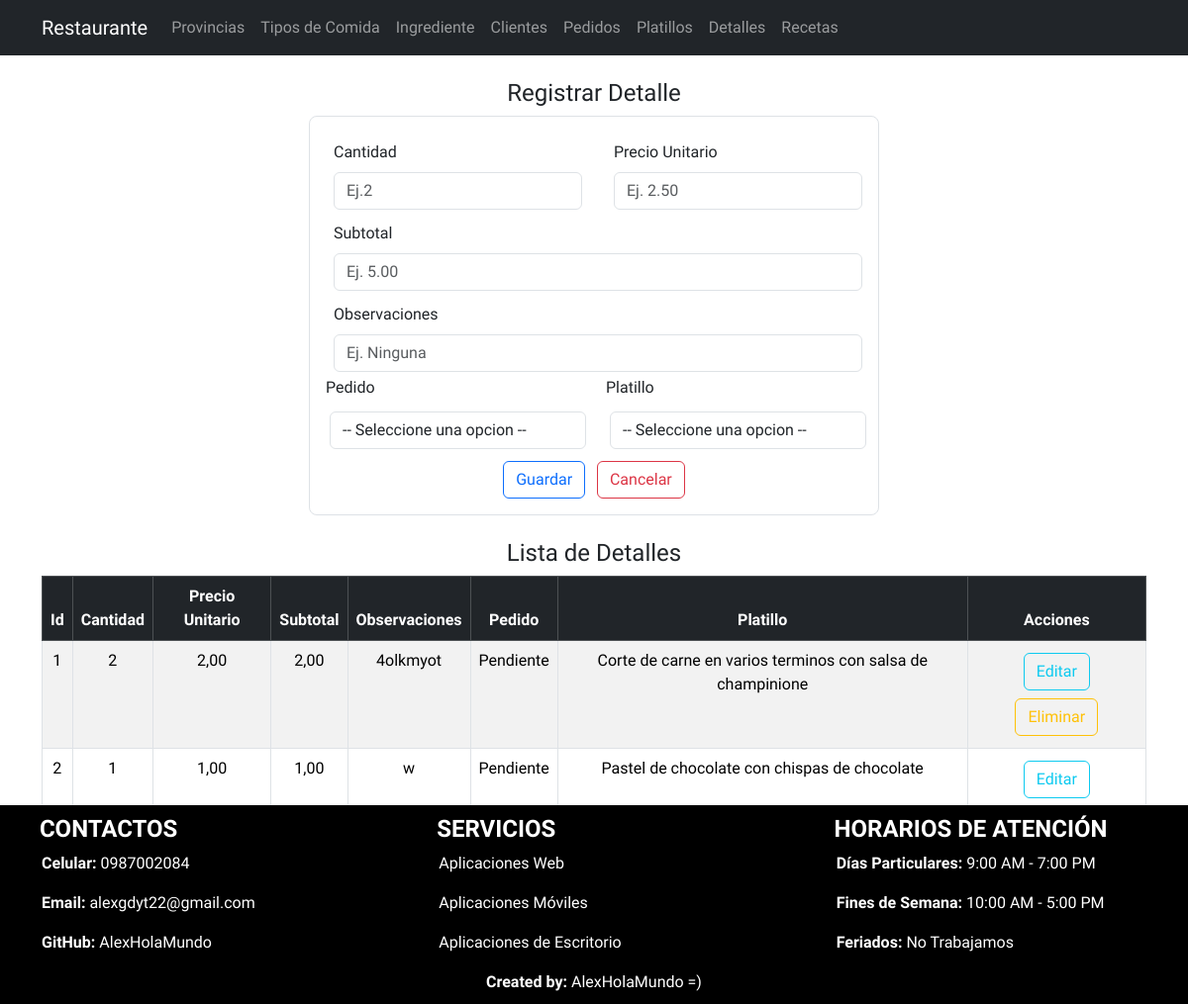
Before: /listaDetalle/ with the older database file.
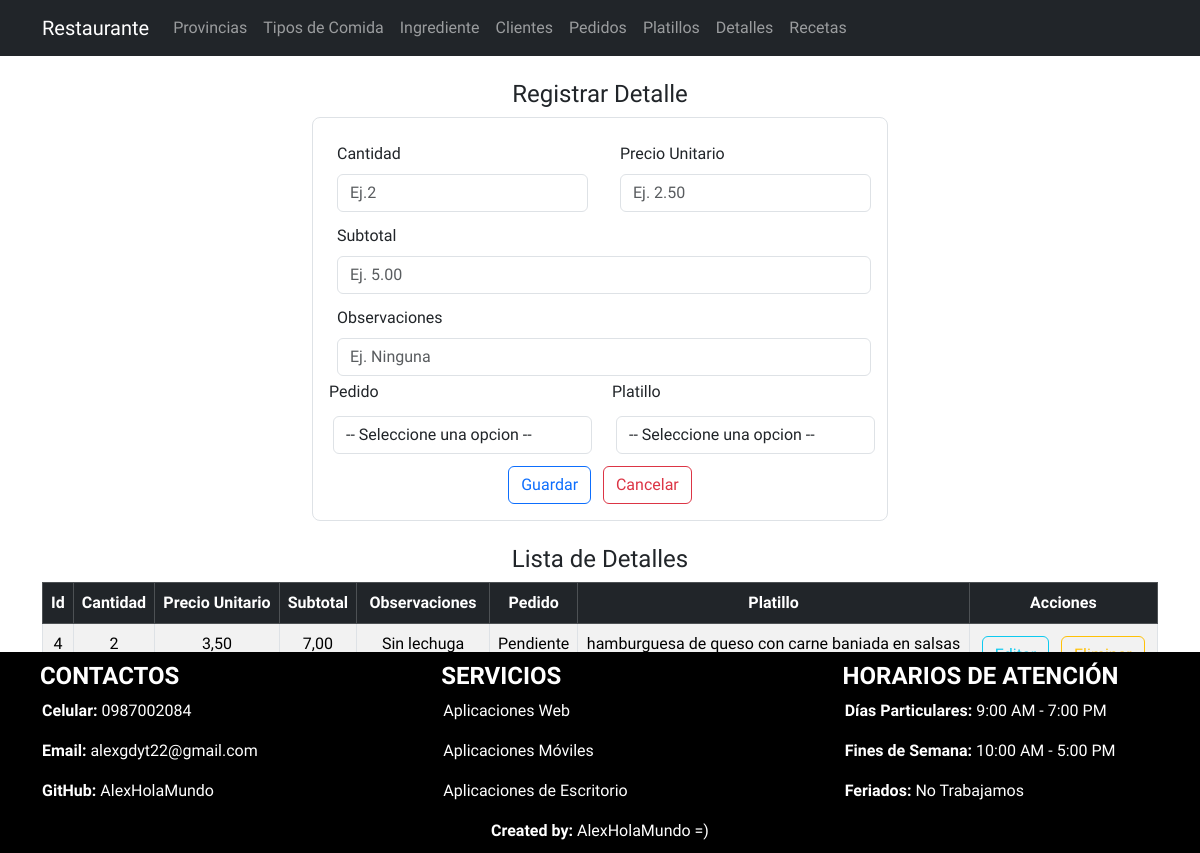
After: the same page with the newer database file.
### Aplicaciones/RestauranteWT/models.py (models this page shows, shortened)
class Detalle(models.Model):
    idDetalle_wt = models.AutoField(primary_key=True)
    cantidad_wt = models.IntegerField()
    precio_unitario_wt = models.DecimalField(max_digits=8, decimal_places=2)
    subtotal_wt = models.DecimalField(max_digits=8, decimal_places=2)
    observaciones_wt = models.CharField(max_length=50)
    pedido_wt = models.ForeignKey(Pedido, null=True, blank=True, on_delete=models.CASCADE)
    platillo_wt = models.ForeignKey(Platillo, null=True, blank=True, on_delete=models.CASCADE)

class Pedido(models.Model):
    idPedido_wt = models.AutoField(primary_key=True)
    fechaPedido_wt = models.DateField()
    total_wt = models.DecimalField(max_digits=8, decimal_places=2)
    estado_wt = models.CharField(max_length=20)
    metodo_pago_wt = models.CharField(max_length=30)
    cliente_wt = models.ForeignKey(Cliente, null=True, blank=True, on_delete=models.CASCADE)

class Platillo (models.Model):
    idPlatillo_wt = models.AutoField(primary_key=True)
    nombre_wt = models.CharField(max_length=200)
    descripcion_wt = models.CharField(max_length=110)
    aderezos_wt = models.CharField(max_length=50)
    imagen_wt = models.FileField(upload_to='platillos', null=True, blank=True)
    tipo_wt = models.ForeignKey(Tipo , null=True, blank=True, on_delete=models.CASCADE)

### Aplicaciones/RestauranteWT/views.py (the view)
# urls.py: path('listaDetalle/', views.listaDetalle),
def listaDetalle(request):
    detalleBdd=Detalle.objects.all()
    pedidoBdd=Pedido.objects.all()
    platilloBdd=Platillo.objects.all()
    return render(request, 'listaDetalle.html', {'detalles':detalleBdd, 'pedidos':pedidoBdd, 'platillos':platilloBdd})

### Aplicaciones/RestauranteWT/templates/listaDetalle.html (shortened to what this page needs)
{% extends "plantilla.html" %} {% block contenido %} {%load static %}
<div class="container w-50 mt-4 mb-4">
  <h4 class="text-center">Registrar Detalle</h4>
  <form
    class="border p-3 rounded-3"
    action="/guardarDetalle/"
    method="POST"
    enctype="multipart/form-data"
  >
    <div class="row">
      <div class="col-md-6">
        <div class="m-1">
          <label for="" class="form-label m-1">Cantidad</label>
          <input
            type="number"
            required
            class="form-control m-1"
            placeholder="Ej.2 "
            value=""
            name="cantidad_wt"
            id="cantidad_wt"
          />
        </div>
      </div>
      <div class="col-md-6">
        <div class="m-1">
          <label for="" class="form-label m-1">Precio Unitario</label>
          <input
            type="number"
            required
            class="form-control m-1"
            placeholder="Ej. 2.50"
            value=""
            name="precio_unitario_wt"
            id="precio_unitario_wt"
          />
        </div>
      </div>
    </div>
    <div class="row">
      <div class="col-md-12">
        <div class="m-1">
          <label for="" class="form-label m-1">Subtotal</label>
          <input
            type="number"
            required
            class="form-control m-1"
            placeholder="Ej. 5.00"
            value=""
            name="subtotal_wt"
            id="subtotal_wt"
          />
        </div>
      </div>
    </div>
    <div class="row">
      <div class="col-md-12">
        <div class="m-1">
          <label for="" class="form-label m-1">Observaciones</label>
          <input
            type="text"
            required
            class="form-control m-1"
            placeholder="Ej. Ninguna"
            value=""
            name="observaciones_wt"
            id="observaciones_wt"
          />
        </div>
      </div>
    </div>
    <div class="row">
      <div class="col-md-6">
        <label for="" class="form-label"> Pedido</label>
        <select
          name="idPedido_wt"
          required
          class="form-control m-1"
          id="idPedido_wt"
        >
          <option value="" class="">-- Seleccione una opcion --</option>
        </select>
      </div>
      <div class="col-md-6">
        <label for="" class="form-label"> Platillo</label>
        <select
          name="idPlatillo_wt"
          required
          class="form-control m-1"
          id="idPlatillo_wt"
        >
          <option value="" class="">-- Seleccione una opcion --</option>
        </select>
      </div>
    </div>
    <center class="mt-2">
      <button type="submit" name="button" class="btn btn-outline-primary">
        Guardar</button
      >&nbsp;&nbsp;
      <button type="reset" name="button" class="btn btn-outline-danger">
        Cancelar
      </button>
    </center>
  </form>
</div>
<center class="mt-4 mb-4">
  <div class="container table-responsive">
    <h4 class="text-center">Lista de Detalles</h4>
    <table class="table table-striped table-bordered table-hover">
      <thead>
        <tr class="table-dark">
          <th class="text-center" scope="col">Id</th>
          <th class="text-center" scope="col">Cantidad</th>
          <th class="text-center" scope="col">Precio Unitario</th>
          <th class="text-center" scope="col">Subtotal</th>
          <th class="text-center" scope="col">Observaciones</th>
          <th class="text-center" scope="col">Pedido</th>
          <th class="text-center" scope="col">Platillo</th>
          <th class="text-center" scope="col">Acciones</th>
        </tr>
      </thead>
      <tbody>
        {% for detalle in detalles %}
        <tr>
          <td class="text-center">{{detalle.idDetalle_wt}}</td>
          <td class="text-center">{{detalle.cantidad_wt}}</td>
          <td class="text-center">{{detalle.precio_unitario_wt}}</td>
          <td class="text-center">{{detalle.subtotal_wt}}</td>
          <td class="text-center">{{detalle.observaciones_wt}}</td>
          <td class="text-center">{{detalle.pedido_wt.estado_wt}}</td>
          <td class="text-center">{{detalle.platillo_wt.descripcion_wt}}</td>
          <td class="text-center">
            <a
              href="/editarDetalle/{{detalle.idDetalle_wt}}"
              class="btn btn-outline-info m-1"
              >Editar</a
            >
            <a
              href="javascript:void(0);"
              type="button"
              class="btn btn-outline-warning m-1"
              onclick="eliminarDetalle('/eliminarDetalle/{{detalle.idDetalle_wt}}')"
              >Eliminar</a
            >
          </td>
        </tr>
        {% endfor %}
      </tbody>
    </table>
  </div>
</center>
{% endblock contenido %}

### Aplicaciones/RestauranteWT/templates/plantilla.html (shortened to what this page needs)
{%load static%}
<!DOCTYPE html>
<html lang="es">
  <head>
    <link
      href="https://cdn.jsdelivr.net/npm/bootstrap@5.3.2/dist/css/bootstrap.min.css"
      rel="stylesheet"
    />
    <link rel="stylesheet" href="{% static 'css/styles.css'%}" />
    <link
      rel="stylesheet"
      href="https://cdnjs.cloudflare.com/ajax/libs/izitoast/1.4.0/css/iziToast.css"
    />
    <link
      rel="stylesheet"
      href="//cdn.datatables.net/1.13.7/css/jquery.dataTables.min.css"
    />
  </head>
  <body>
    <nav
      class="navbar navbar-expand-lg navbar-dark bg-dark"
      aria-label="Ninth navbar example"
    >
      <div class="container-xl">
        <a class="navbar-brand" href="/">Restaurante</a>
        <div class="collapse navbar-collapse" id="navbarsExample07XL">
          <ul class="navbar-nav me-auto mb-2 mb-lg-0">
            <li class="nav-item">
              <a class="nav-link" href="/listaProvincia">Provincias</a>
            </li>
            <li class="nav-item">
              <a class="nav-link" href="/listaTipo">Tipos de Comida</a>
            </li>
            <li class="nav-item">
              <a class="nav-link" href="/listaIngrediente">Ingrediente</a>
            </li>
            <li class="nav-item">
              <a class="nav-link" href="/listaCliente">Clientes</a>
            </li>
            <li class="nav-item">
              <a class="nav-link" href="/listaPedido">Pedidos</a>
            </li>
            <li class="nav-item">
              <a class="nav-link" href="/listaPlatillo">Platillos</a>
            </li>
            <li class="nav-item">
              <a class="nav-link" href="/listaDetalle">Detalles</a>
            </li>
            <li class="nav-item">
              <a class="nav-link" href="/listaReceta">Recetas</a>
            </li>
          </ul>
        </div>
      </div>
    </nav>
    {% block contenido %}{% endblock %}
    <div class="footer fixed-bottom w-100">
      <div class="row">
        <div class="col-md-4">
          <h4><strong>&nbsp;&nbsp;&nbsp;&nbsp; CONTACTOS</strong></h4>
          <ul>
            <strong>Celular:</strong>
            0987002084
          </ul>
          <ul>
            <strong>Email:</strong>
            alexgdyt22@gmail.com
          </ul>
          <ul>
            <strong>GitHub:</strong>
            AlexHolaMundo
          </ul>
        </div>
        <div class="col-md-4">
          <h4><strong>&nbsp;&nbsp;&nbsp;&nbsp; SERVICIOS</strong></h4>
          <ul>
            Aplicaciones Web
          </ul>
          <ul>
            Aplicaciones Móviles
          </ul>
          <ul>
            Aplicaciones de Escritorio
          </ul>
        </div>
        <div class="col-md-4">
          <h4>
            <strong>&nbsp;&nbsp;&nbsp;&nbsp; HORARIOS DE ATENCIÓN</strong>
          </h4>
          <ul>
            <strong>Días Particulares:</strong>
            9:00 AM - 7:00 PM
          </ul>
          <ul>
            <strong>Fines de Semana:</strong>
            10:00 AM - 5:00 PM
          </ul>
          <ul>
            <strong>Feriados:</strong>
            No Trabajamos
          </ul>
        </div>
      </div>
      <div class="col-md-12">
        <p class="text-center mb-0">
          <strong>Created by:</strong> AlexHolaMundo =)
        </p>
      </div>
    </div>
  </body>
</html>

### crudRestaurante/static/css/styles.css (style rules this page uses)
body { font-family: 'Great Vibes', cursive; font-family: 'PT Sans', sans-serif; font-family: 'PT Sans Narrow', sans-serif; font-family: 'Roboto Condensed', sans-serif; }
.footer { background-color: #000; color: #fff; padding: 10px; }

Changed rows visible on the page:
removed Detalle: idDetalle_wt "1", cantidad_wt "2", precio_unitario_wt "2,00", subtotal_wt "2,00", observaciones_wt "4olkmyot", pedido_wt.estado_wt "Pendiente", platillo_wt.descripcion_wt "Corte de carne en varios terminos con salsa de champinione"
removed Detalle: idDetalle_wt "2", cantidad_wt "1", precio_unitario_wt "1,00", subtotal_wt "1,00", observaciones_wt "w", pedido_wt.estado_wt "Pendiente", platillo_wt.descripcion_wt "Pastel de chocolate con chispas de chocolate"
added Detalle: idDetalle_wt "4", cantidad_wt "2", precio_unitario_wt "3,50", subtotal_wt "7,00", observaciones_wt "Sin lechuga", pedido_wt.estado_wt "Pendiente", platillo_wt.descripcion_wt "hamburguesa de queso con carne baniada en salsas"
